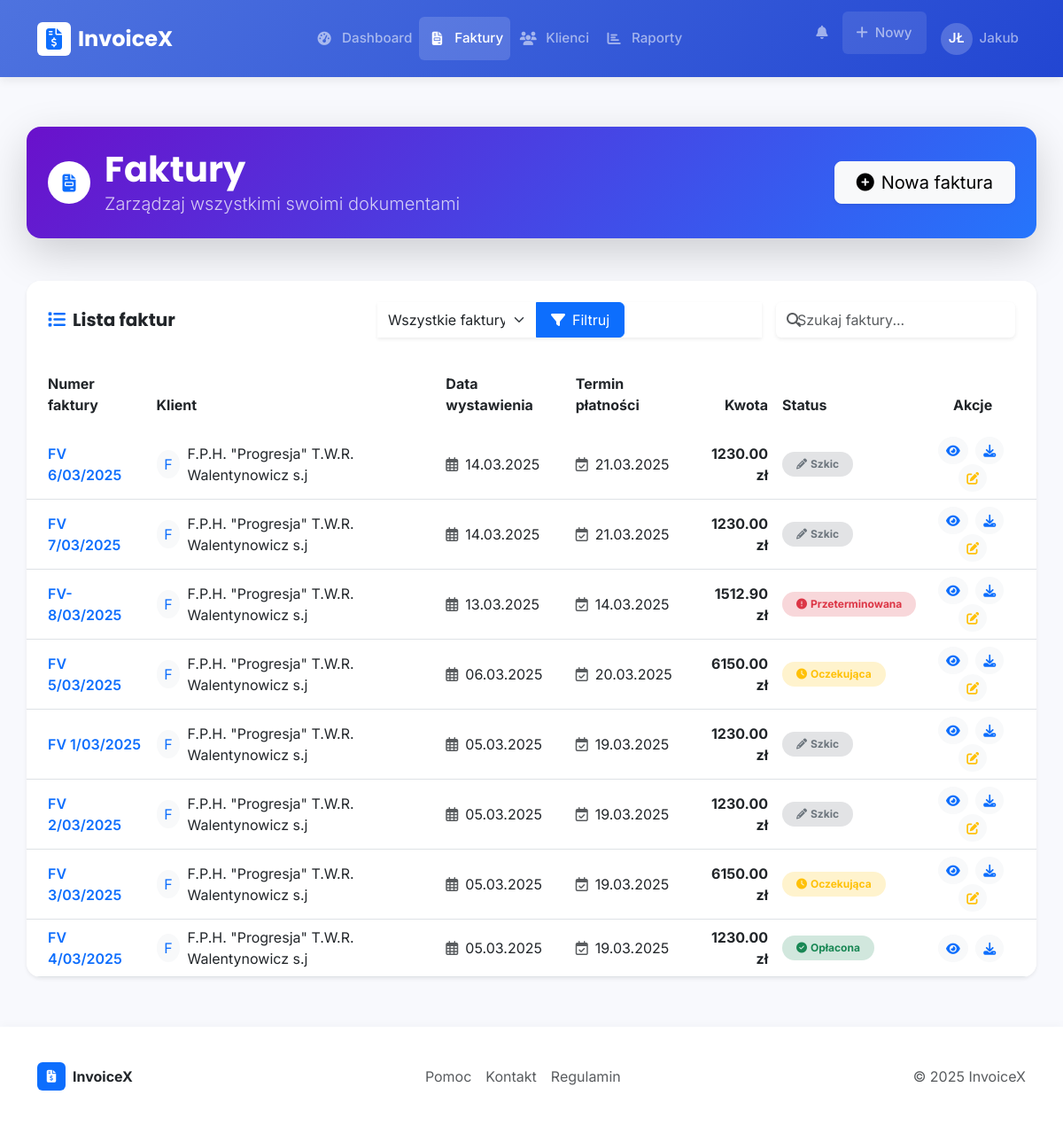
The page /invoices (signed in) on the database as committed earlier.
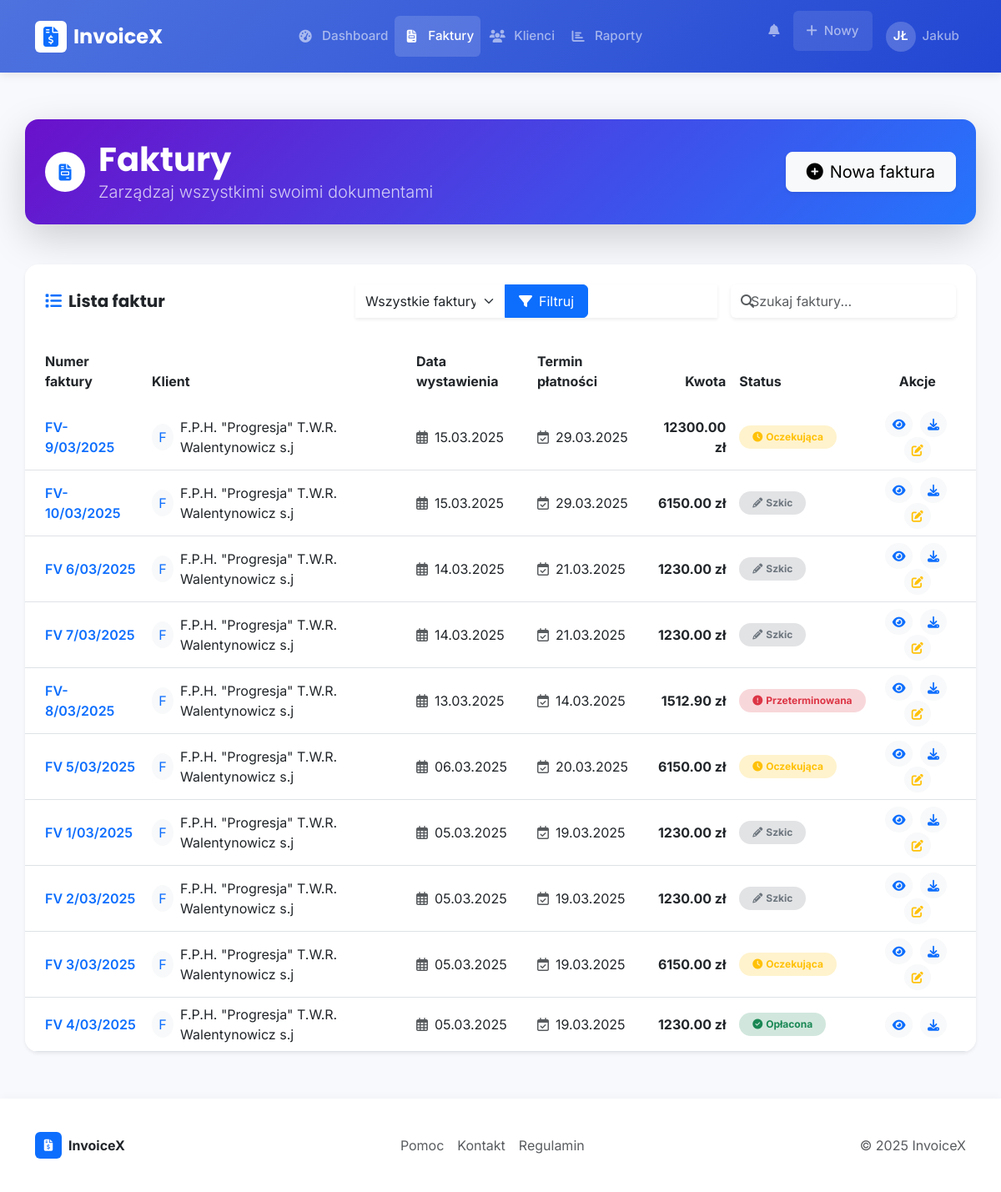
The same page on the database as committed later.
### app/models/invoice.py (models this page shows, shortened)
class Invoice(db.Model):
    __tablename__ = 'invoices'
    id = db.Column(db.Integer, primary_key=True)
    uuid = db.Column(db.String(36), unique=True, default=lambda: str(uuid.uuid4()))
    user_id = db.Column(db.Integer, db.ForeignKey('users.id'), nullable=False)
    client_id = db.Column(db.Integer, db.ForeignKey('clients.id'), nullable=False)
    invoice_number = db.Column(db.String(50), nullable=False, unique=True)
    issue_date = db.Column(db.Date, nullable=False, default=datetime.utcnow().date())
    sale_date = db.Column(db.Date, nullable=True)
    due_date = db.Column(db.Date, nullable=False, default=lambda: (datetime.utcnow() + timedelta(days=14)).date())
    bank_account = db.Column(db.String(100), nullable=True)
    status = db.Column(db.String(20), nullable=False, default=InvoiceStatus.DRAFT)
    payment_method = db.Column(db.String(20), default=PaymentMethod.BANK_TRANSFER)
    subtotal = db.Column(db.Numeric(10, 2), nullable=False, default=0)
    tax_rate = db.Column(db.Numeric(5, 2), default=0)  # Procent podatku
    tax_amount = db.Column(db.Numeric(10, 2), default=0)
    discount = db.Column(db.Numeric(10, 2), default=0)
    total = db.Column(db.Numeric(10, 2), nullable=False, default=0)
    notes = db.Column(db.Text)
    terms = db.Column(db.Text)
    payment_date = db.Column(db.Date)
    payment_id = db.Column(db.String(100))  # ID transakcji z systemu płatności
    created_at = db.Column(db.DateTime, default=datetime.utcnow)
    updated_at = db.Column(db.DateTime, default=datetime.utcnow, onupdate=datetime.utcnow)
    items = db.relationship('InvoiceItem', backref='invoice', lazy='dynamic',
                            cascade='all, delete-orphan')

### app/models/client.py (models this page shows, shortened)
class Client(db.Model):
    __tablename__ = 'clients'
    id = db.Column(db.Integer, primary_key=True)
    uuid = db.Column(db.String(36), unique=True, default=lambda: str(uuid.uuid4()))
    user_id = db.Column(db.Integer, db.ForeignKey('users.id'), nullable=False)
    name = db.Column(db.String(100), nullable=False)
    email = db.Column(db.String(120))
    company_name = db.Column(db.String(100))
    tax_id = db.Column(db.String(50))  # NIP
    address_line1 = db.Column(db.String(100))
    address_line2 = db.Column(db.String(100))
    city = db.Column(db.String(50))
    postal_code = db.Column(db.String(20))
    country = db.Column(db.String(50))
    phone = db.Column(db.String(20))
    notes = db.Column(db.Text)
    is_active = db.Column(db.Boolean, default=True)
    created_at = db.Column(db.DateTime, default=datetime.utcnow)
    updated_at = db.Column(db.DateTime, default=datetime.utcnow, onupdate=datetime.utcnow)
    invoices = db.relationship('Invoice', backref='client', lazy='dynamic', cascade='all, delete-orphan')

### app/routes/dashboard.py (the view)
@dashboard_bp.route('/invoices')
@login_required
def invoices():
    page = request.args.get('page', 1, type=int)
    status = request.args.get('status', 'all')
    query = Invoice.query.filter_by(user_id=current_user.id)
    if status != 'all' and status in InvoiceStatus.all():
        query = query.filter_by(status=status)
    query = query.order_by(Invoice.issue_date.desc())
    pagination = query.paginate(page=page, per_page=10, error_out=False)
    invoices = pagination.items
    status_choices = [('all', 'Wszystkie faktury')] + [(s, s.capitalize()) for s in InvoiceStatus.all()]
    return render_template('dashboard/invoices.html',
                          title='Faktury',
                          invoices=invoices,
                          pagination=pagination,
                          status=status,
                          status_choices=status_choices)

### app/models/invoice.py (called while the page is built)
    @classmethod
    def all(cls):
        return [cls.DRAFT, cls.PENDING, cls.PAID, cls.OVERDUE, cls.CANCELED]

### app/models/user.py (called while the page is built)
@login_manager.user_loader
def load_user(user_id):
    return User.query.get(user_id)

### app/templates/dashboard/invoices.html (shortened to what the changed rows need)
{% extends 'layout.html' %}
{% block content %}
<div class="position-relative overflow-hidden mb-5 p-4 rounded-4 text-white shadow-lg" style="background: linear-gradient(135deg, #6a11cb 0%, #2575fc 100%);">
    <div class="row align-items-center position-relative">
        <div class="col-lg-8">
            <div class="d-flex align-items-center">
                <div>
                    <h1 class="display-6 fw-bold mb-0">Faktury</h1>
                </div>
            </div>
        </div>
    </div>
</div>
<div class="card border-0 shadow-sm rounded-4 overflow-hidden mb-4">
    <div class="card-body p-0">
        {% if invoices %}
        <div class="table-responsive">
            <table class="table align-middle mb-0" id="invoices-table">
                <thead class="bg-light">
                    <tr>
                        <th class="border-0 ps-4 py-3">Numer faktury</th>
                        <th class="border-0 py-3">Klient</th>
                        <th class="border-0 py-3">Data wystawienia</th>
                        <th class="border-0 py-3">Termin płatności</th>
                        <th class="border-0 py-3 text-end">Kwota</th>
                        <th class="border-0 py-3">Status</th>
                        <th class="border-0 py-3 text-center pe-4">Akcje</th>
                    </tr>
                </thead>
                <tbody>
                    {% for invoice in invoices %}
                    <tr class="invoice-row">
                        <td class="ps-4">
                            <a href="{{ url_for('invoice.view', invoice_id=invoice.id) }}" class="fw-semibold text-decoration-none text-primary">
                                {{ invoice.invoice_number }}
                            </a>
                        </td>
                        <td>
                            <div class="d-flex align-items-center">
                                <div class="avatar-circle bg-light text-primary me-2 d-flex align-items-center justify-content-center" style="width: 32px; height: 32px; border-radius: 50%;">
                                    {{ invoice.client.name[:1] }}
                                </div>
                                <span>{{ invoice.client.name }}</span>
                            </div>
                        </td>
                        <td>
                            <div class="d-flex align-items-center">
                                <i class="far fa-calendar-alt text-muted me-2"></i>
                                {{ invoice.issue_date.strftime('%d.%m.%Y') }}
                            </div>
                        </td>
                        <td>
                            <div class="d-flex align-items-center">
                                <i class="far fa-calendar-check text-muted me-2"></i>
                                {{ invoice.due_date.strftime('%d.%m.%Y') }}
                            </div>
                        </td>
                        <td class="text-end fw-bold">{{ "%.2f"|format(invoice.total) }} zł</td>
                        <td>
                            {% if invoice.status == 'paid' %}
                            <span class="badge rounded-pill bg-success-subtle text-success px-3 py-2">
                                <i class="fas fa-check-circle me-1"></i>Opłacona
                            </span>
                            {% elif invoice.status == 'pending' %}
                            <span class="badge rounded-pill bg-warning-subtle text-warning px-3 py-2">
                                <i class="fas fa-clock me-1"></i>Oczekująca
                            </span>
                            {% elif invoice.status == 'overdue' %}
                            <span class="badge rounded-pill bg-danger-subtle text-danger px-3 py-2">
                                <i class="fas fa-exclamation-circle me-1"></i>Przeterminowana
                            </span>
                            {% elif invoice.status == 'draft' %}
                            <span class="badge rounded-pill bg-secondary-subtle text-secondary px-3 py-2">
                                <i class="fas fa-pencil-alt me-1"></i>Szkic
                            </span>
                            {% elif invoice.status == 'canceled' %}
                            <span class="badge rounded-pill bg-dark-subtle text-dark px-3 py-2">
                                <i class="fas fa-ban me-1"></i>Anulowana
                            </span>
                            {% endif %}
                        </td>
                        <td class="text-center pe-4">
                            <div class="action-buttons">
                                <a href="{{ url_for('invoice.view', invoice_id=invoice.id) }}" class="btn btn-sm btn-light rounded-circle me-1" title="Podgląd">
                                    <i class="fas fa-eye text-primary"></i>
                                </a>
                                <a href="{{ url_for('invoice.download', invoice_id=invoice.id) }}" class="btn btn-sm btn-light rounded-circle me-1" title="Pobierz">
                                    <i class="fas fa-download text-primary"></i>
                                </a>
                                {% if invoice.status != 'paid' and invoice.status != 'canceled' %}
                                <a href="{{ url_for('invoice.edit', invoice_id=invoice.id) }}" class="btn btn-sm btn-light rounded-circle" title="Edytuj">
                                    <i class="fas fa-edit text-warning"></i>
                                </a>
                                {% endif %}
                            </div>
                        </td>
                    </tr>
                    {% endfor %}
                </tbody>
            </table>
        </div>
        {% endif %}
    </div>
</div>
{% endblock %}

Rows that differ between the two databases and show on the page:
added Invoice: invoice_number "FV- 9/03/2025", client "F", client.name "F.P.H. \"Progresja\" T.W.R. Walentynowicz s.j", issue_date "15.03.2025", due_date "29.03.2025", total "12300.00", status "pending" (drawn)
added Invoice: invoice_number "FV- 10/03/2025", client "F", client.name "F.P.H. \"Progresja\" T.W.R. Walentynowicz s.j", issue_date "15.03.2025", due_date "29.03.2025", total "6150.00", status "draft" (drawn)
